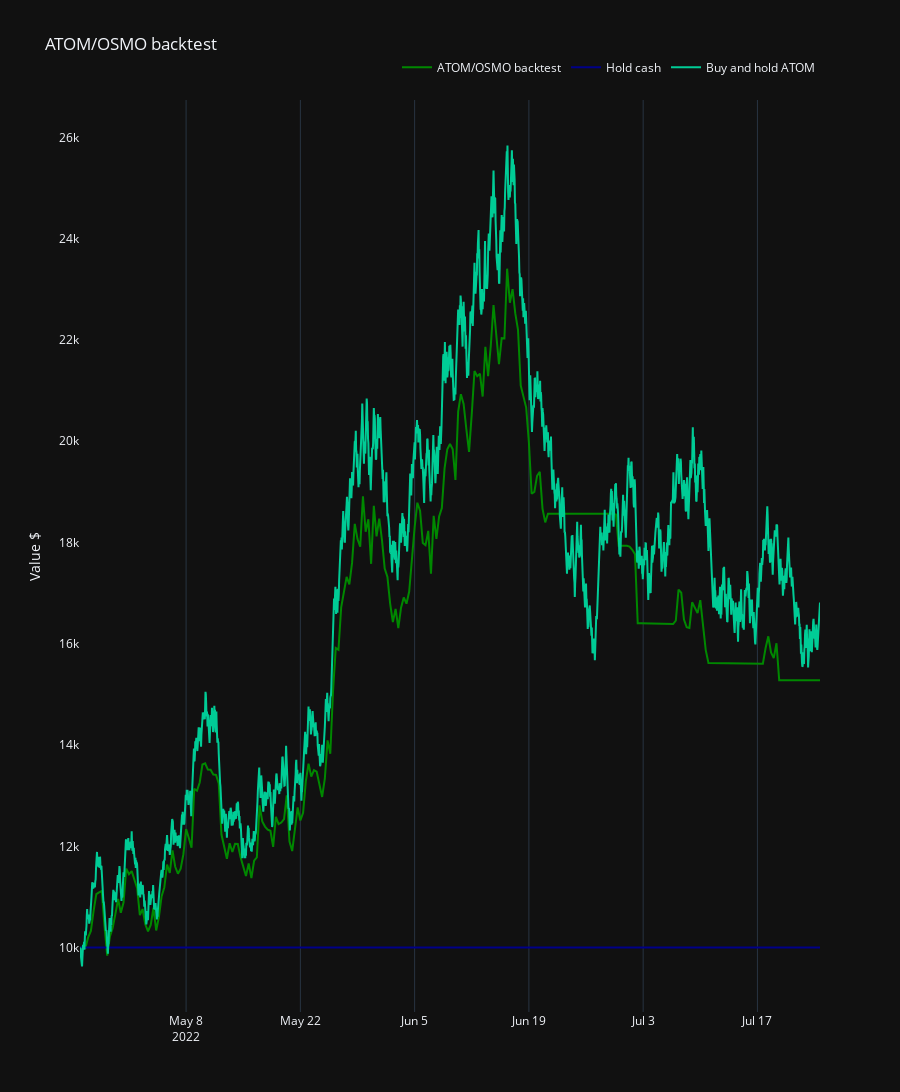

Write notebook code for a chart like this one.
### Markdown cell above
## Benchmarking the strategy performance

Here we benchmark the strategy performance against some baseline scenarios.

- Buy and hold US dollar
- Buy and hold the underlying trading pair base asset

### Code cell
from tradeexecutor.visual.benchmark import visualise_benchmark

traded_pair = universe.universe.pairs.get_single()

fig = visualise_benchmark(
    state.name,
    portfolio_statistics=state.stats.portfolio,
    all_cash=state.portfolio.get_initial_deposit(),
    buy_and_hold_asset_name=traded_pair.base_token_symbol,
    buy_and_hold_price_series=universe.universe.candles.get_single_pair_data()["close"],
)

fig.update_layout(template="plotly_dark")  # Dark color theme https://plotly.com/python/templates/
fig.show()

### Figure 1 — Plotly figure (JSON) as saved in the notebook; plotly's stock layout.template omitted (floating-point values rounded to 4 significant figures; data arrays with more than 128 entries replaced by an {"elided": "..."} marker saying what was removed)
{"data": [{"line": {"color": "#008800"}, "mode": "lines", "name": "ATOM/OSMO backtest", "type": "scatter", "x": {"elided": "273 str values"}, "y": {"elided": "273 float values"}}, {"line": {"color": "#000088"}, "mode": "lines", "name": "Hold cash", "type": "scatter", "x": ["2022-04-25T00:00:00", "2022-07-24T16:00:00"], "y": [10000, 10000]}, {"mode": "lines", "name": "Buy and hold ATOM", "type": "scatter", "x": {"elided": "2177 str values"}, "y": {"elided": "2177 float values"}}], "layout": {"height": 1200, "legend": {"orientation": "h", "x": 1, "xanchor": "right", "y": 1.02, "yanchor": "bottom"}, "title": {"text": "ATOM/OSMO backtest"}, "xaxis": {"rangeslider": {"visible": false}}, "yaxis": {"showgrid": false, "title": {"text": "Value $"}}}}
